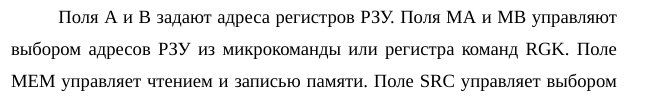
#> input picture Development/01Kultin_modelCreateor+test/Old/alfa/text.png, 654 x 98 px
$ python -i preprocessing.py   (imports and definitions only)
#> lines starting #> are read from the running program, lines starting #| are printed output that depends on the picture; after the words box and inside, x2 and y2 are one past the last pixel; in counts of white or black regions, pixels touching at a corner belong together
# preprocessing.py
import cv2
import numpy as np

def advanced_preprocessing_improved(image_path, show_steps=False):
    """МАКСИМАЛЬНО ПРОСТАЯ предобработка для черного текста на белом фоне"""
#> called with image_path = 'text.png', show_steps = False
    print("🎯 ЗАПУСК ПРОСТОЙ ПРЕДОБРАБОТКИ...")

    image = cv2.imread(image_path)
#> image is the input picture: shape (98, 654, 3); min 0, max 255, mean 233.3
    if image is None:
        raise FileNotFoundError(f"Не удалось загрузить изображение: {image_path}")

    original = image.copy()

    # 1. Конвертация в градации серого
    gray = cv2.cvtColor(image, cv2.COLOR_BGR2GRAY)

    # 2. ПРОСТОЕ УДАЛЕНИЕ ФОНА (если есть неравномерное освещение)
    print("   Простое выравнивание фона...")
    # Очень маленький blur, чтобы не потерять детали
    bg = cv2.medianBlur(gray, 15)
    normalized = cv2.divide(gray, bg, scale=255)

    # 3. ЛЁГКОЕ УЛУЧШЕНИЕ КОНТРАСТА (если нужно)
    print("   Лёгкое улучшение контраста...")
    clahe = cv2.createCLAHE(clipLimit=1.5, tileGridSize=(8, 8))  # Очень мягкий
    enhanced = clahe.apply(normalized)

    # 4. ПРОСТАЯ БИНАРИЗАЦИЯ ОЦУ
    print("   Простая бинаризация Оцу...")
    _, binary = cv2.threshold(enhanced, 0, 255, cv2.THRESH_BINARY + cv2.THRESH_OTSU)
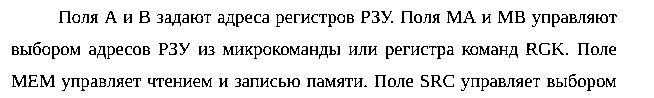
#> binary: shape (98, 654); 90% white; black in thin lines or dots, all inside (x1, y1, x2, y2) = (12, 11, 617, 91)

    # 5. АВТОМАТИЧЕСКАЯ ИНВЕРСИЯ (чтобы текст был белым на черном)
    print("   Автоматическая инверсия...")
    white_pixels = np.sum(binary == 255)
#> white_pixels = 57664
    black_pixels = np.sum(binary == 0)
#> black_pixels = 6428

    # Если белых пикселей больше - это фон, нужно инвертировать
    if white_pixels > black_pixels:
        binary = cv2.bitwise_not(binary)
        print(f"   Инвертировано (было белых/черных: {white_pixels:,}/{black_pixels:,})")
#|    Инвертировано (было белых/черных: 57,664/6,428)
    else:
        print(f"   Не инвертировано (белых/черных: {white_pixels:,}/{black_pixels:,})")

    # 6. МИНИМАЛЬНАЯ ОЧИСТКА (только единичные пиксели)
    print("   Минимальная очистка...")
    # Убираем одиночные белые пиксели на черном фоне
    kernel_clean = np.ones((1, 1), np.uint8)
    cleaned = cv2.morphologyEx(binary, cv2.MORPH_OPEN, kernel_clean, iterations=1)

    # 7. НЕМНОГО УСИЛИВАЕМ ТЕКСТ (если он слишком тонкий)
    print("   Усиление текста...")
    kernel_strengthen = np.ones((1, 1), np.uint8)
    final = cv2.dilate(cleaned, kernel_strengthen, iterations=1)

    # 8. ПРОСТАЯ ПРОВЕРКА - если у нас почти нет текста, возможно, инверсия была неправильной
    text_pixels = np.sum(final == 255)
#> text_pixels = 6428
    total_pixels = final.shape[0] * final.shape[1]
#> total_pixels = 64092
    text_ratio = text_pixels / total_pixels
#> text_ratio = 0.1

    print(f"✅ ПРЕДОБРАБОТКА ЗАВЕРШЕНА")
    print(f"   Размер: {final.shape[1]}x{final.shape[0]}")
#|    Размер: 654x98
    print(f"   Текст (белый): {text_pixels:,} пикселей ({text_ratio:.1%})")
#|    Текст (белый): 6,428 пикселей (10.0%)
    print(f"   Фон (черный): {total_pixels - text_pixels:,} пикселей")
#|    Фон (черный): 57,664 пикселей

    if text_ratio < 0.01:  # Меньше 1% текста - что-то не так
        print(f"   ⚠️  ОЧЕНЬ МАЛО ТЕКСТА! Возможно, нужно инвертировать?")
        # Пробуем инвертировать обратно
        final = cv2.bitwise_not(final)
        print(f"   Инвертировали обратно")

    if show_steps:
        import matplotlib.pyplot as plt
        fig, axes = plt.subplots(2, 3, figsize=(12, 8))

        steps = [
            ("1. Оригинал", original),
            ("2. Серое", gray),
            ("3. Улучшенное", enhanced),
            ("4. Бинарное", binary),
            ("5. Очищенное", cleaned),
            ("6. Финальное", final)
        ]

        for i, (title, img) in enumerate(steps):
            ax = axes[i//3, i%3]
            if len(img.shape) == 3:
                ax.imshow(cv2.cvtColor(img, cv2.COLOR_BGR2RGB))
            else:
                ax.imshow(img, cmap='gray')
            ax.set_title(title, fontsize=10)
            ax.axis('off')

        plt.tight_layout()
        plt.show()

    return original, final

>>> result = advanced_preprocessing_improved('text.png')
